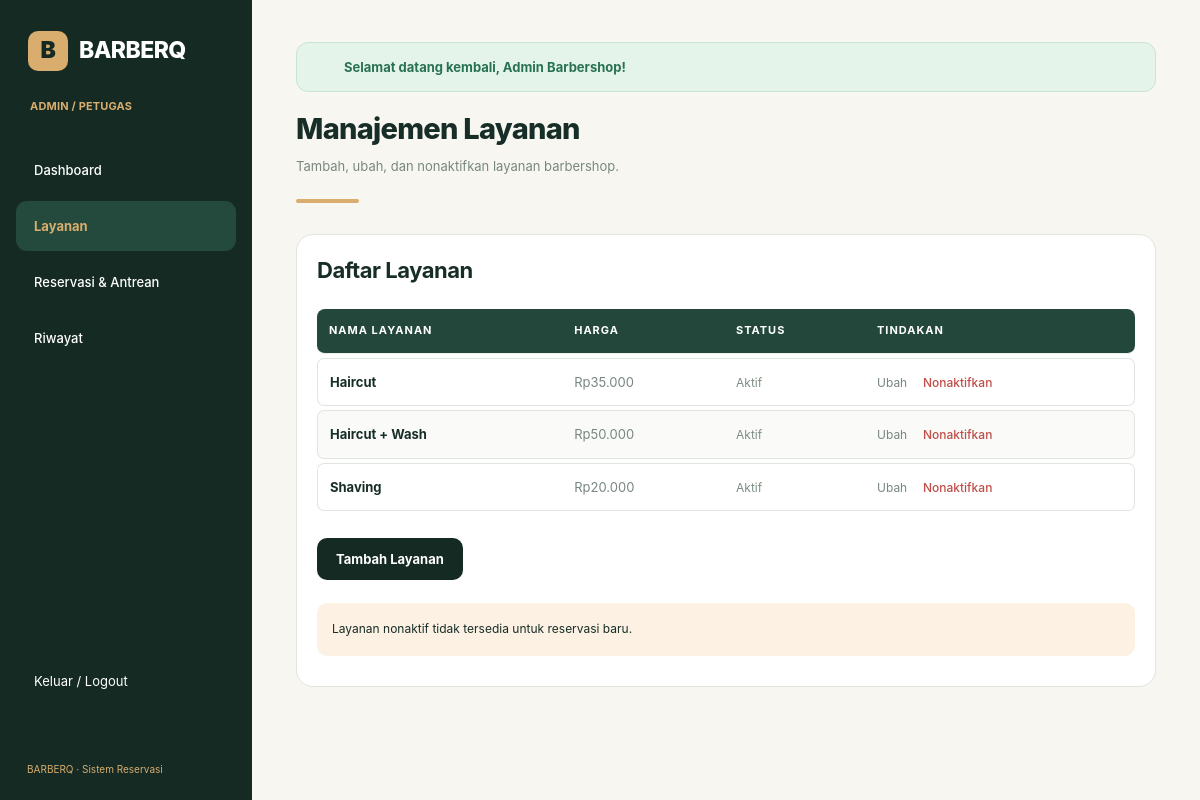
/admin/layanan.php (signed in), run on the app's committed database.
### tables this page shows
CREATE TABLE services (
  id INT UNSIGNED AUTO_INCREMENT PRIMARY KEY,
  name VARCHAR(120) NOT NULL,
  description TEXT NULL,
  price INT UNSIGNED NOT NULL DEFAULT 0,
  active TINYINT(1) NOT NULL DEFAULT 1,
  created_at TIMESTAMP NOT NULL DEFAULT CURRENT_TIMESTAMP,
  updated_at TIMESTAMP NOT NULL DEFAULT CURRENT_TIMESTAMP ON UPDATE CURRENT_TIMESTAMP
);

### admin/layanan.php (the view, shortened to what this page needs)
<?php
require __DIR__.'/../includes/bootstrap.php';
$pdo=db();
$editing=isset($_GET['edit']);
$adding=isset($_GET['new']);
$edit=null;
$rows=$pdo->query('SELECT * FROM services ORDER BY id ASC')->fetchAll();
render_header('Manajemen Layanan');
page_head('Manajemen Layanan','Tambah, ubah, dan nonaktifkan layanan barbershop.');
?>
<?php if ($editing || $adding): ?>
<section class="figma-data-card figma-form-card" aria-labelledby="form-heading">
  <h2 id="form-heading"><?= $editing?'Ubah Layanan':'Tambah Layanan' ?></h2>
  <form method="post" action="<?= e(app_url('actions/save_service.php')) ?>">
    <?= csrf_field() ?>
    <input type="hidden" name="id" value="<?= (int)($edit['id']??0) ?>">
    <label for="service-name">Nama Layanan</label>
    <input id="service-name" name="name" maxlength="120" required value="<?= e($edit['name']??'') ?>" placeholder="Masukkan nama layanan">
    <label for="service-desc">Deskripsi</label>
    <textarea id="service-desc" name="description" placeholder="Masukkan deskripsi layanan"><?= e($edit['description']??'') ?></textarea>
    <label for="service-price">Harga (Rp)</label>
    <input id="service-price" type="number" name="price" min="0" required value="<?= e(isset($edit['price'])?(string)$edit['price']:'') ?>" placeholder="Masukkan harga">
    <div class="actions figma-form-actions"><button class="btn" type="submit">Simpan Layanan</button><a class="btn secondary" href="<?= e(app_url('admin/layanan.php')) ?>">Batal</a></div>
  </form>
</section>
<?php else: ?>
<section class="figma-data-card figma-service-list" aria-labelledby="service-list-heading">
  <h2 id="service-list-heading">Daftar Layanan</h2>
  <?php if (!$rows): ?>
    <div class="figma-empty">Belum ada layanan. Silakan tambahkan layanan pertama.</div>
  <?php else: ?>
  <div class="figma-table-wrap"><table class="figma-table figma-services-table"><thead><tr><th>Nama Layanan</th><th>Harga</th><th>Status</th><th>Tindakan</th></tr></thead><tbody>
  <?php foreach ($rows as $item): ?>
    <tr>
      <td><strong><?= e($item['name']) ?></strong></td>
      <td><?= e(rupiah($item['price'])) ?></td>
      <td><span class="status-text <?= $item['active']?'status-active':'status-inactive' ?>"><?= $item['active']?'Aktif':'Nonaktif' ?></span></td>
      <td class="figma-table-actions">
        <a href="<?= e(app_url('admin/layanan.php?edit='.(int)$item['id'])) ?>">Ubah</a>
        <form method="post" action="<?= e(app_url('actions/toggle_service.php')) ?>" class="inline">
          <button type="submit" class="figma-action-link <?= $item['active']?'danger-link':'positive-link' ?>" data-confirm="<?= $item['active']?'Nonaktifkan':'Aktifkan' ?> layanan <?= e($item['name']) ?>?"> <?= $item['active']?'Nonaktifkan':'Aktifkan' ?></button>
        </form>
      </td>
    </tr>
  <?php endforeach; ?>
  </tbody></table></div>
  <?php endif; ?>
  <div class="figma-card-actions figma-service-cta"><a class="btn" href="<?= e(app_url('admin/layanan.php?new=1')) ?>">Tambah Layanan</a></div>
  <div class="figma-service-hint">Layanan nonaktif tidak tersedia untuk reservasi baru.</div>
</section>
<?php endif; ?>
<?php render_footer(); ?>

### includes/bootstrap.php (shortened to what this page needs)
<?php
$config = require __DIR__ . '/../config/config.php';
function db(): PDO
{
    static $pdo = null;
    global $config;
    if ($pdo instanceof PDO) {
        return $pdo;
    }
    $d = $config['db'];
    $dsn = "mysql:host={$d['host']};port={$d['port']};dbname={$d['name']};charset={$d['charset']}";
    try {
        $pdo = new PDO($dsn, $d['user'], $d['pass'], [
            PDO::ATTR_ERRMODE => PDO::ERRMODE_EXCEPTION,
            PDO::ATTR_DEFAULT_FETCH_MODE => PDO::FETCH_ASSOC,
            PDO::ATTR_EMULATE_PREPARES => false,
        ]);
    } catch (PDOException $e) {
        http_response_code(500);
        error_log('BARBERQ database error: ' . $e->getMessage());
        exit('<!doctype html><html lang="id"><meta charset="utf-8"><title>Database belum terhubung</title><style>body{font-family:system-ui;background:#f7f3ec;padding:40px;color:#222}.box{max-width:760px;margin:auto;background:#fff;padding:28px;border-radius:18px;border:1px solid #e6dfd5}code{background:#f2eee8;padding:2px 6px;border-radius:6px}pre{white-space:pre-wrap;background:#171717;color:#eee;padding:14px;border-radius:10px}</style><div class="box"><h1>Database belum terhubung</h1><p>Pastikan MySQL pada XAMPP sudah aktif, database <code>barberq</code> sudah dibuat dan file <code>database/barberq.sql</code> sudah di-import.</p><p>Jika memakai hosting online, ubah koneksi di <code>config/config.php</code>.</p><p>Periksa konfigurasi database di server. Jika masalah berlanjut, lihat log PHP.</p></div></html>');
    }
    return $pdo;
}
function e(?string $value): string
{
    return htmlspecialchars((string)$value, ENT_QUOTES, 'UTF-8');
}
function app_url(string $path = ''): string
{
    $script = str_replace('\\', '/', $_SERVER['SCRIPT_NAME'] ?? '');
    $parts = explode('/', trim($script, '/'));
    $known = ['pelanggan','admin','actions'];
    if (count($parts) > 1 && in_array($parts[count($parts)-2], $known, true)) {
        array_pop($parts);
        array_pop($parts);
    } else {
        array_pop($parts);
    }
    $base = '/' . implode('/', $parts);
    $base = rtrim($base, '/');
    return $base . '/' . ltrim($path, '/');
}
function consume_flashes(): array
{
    $items = $_SESSION['flash'] ?? [];
    return $items;
}
function current_user(): ?array
{
    $stmt = db()->prepare('SELECT id, name, email, role FROM users WHERE id = ? LIMIT 1');
    $stmt->execute([$_SESSION['user_id']]);
    return $stmt->fetch() ?: null;
}
function rupiah(int|float|string $value): string
{
    return 'Rp' . number_format((float)$value, 0, ',', '.');
}
function ui_icon(string $name, int $size = 20): string
{
    $icons = [
        'home' => '<path d="m3 10 9-7 9 7v9a2 2 0 0 1-2 2H5a2 2 0 0 1-2-2z"/><path d="M9 21v-7h6v7"/>',
        'calendar' => '<rect x="3" y="5" width="18" height="16" rx="2"/><path d="M16 3v4M8 3v4M3 10h18"/>',
        'clock' => '<circle cx="12" cy="12" r="9"/><path d="M12 7v5l3 2"/>',
        'scissors' => '<circle cx="6" cy="6" r="3"/><circle cx="6" cy="18" r="3"/><path d="m8.1 8.1 12.8 12.8M14 10l7-7M8.1 15.9 11 13"/>',
        'list' => '<path d="M8 6h13M8 12h13M8 18h13"/><circle cx="4" cy="6" r="1"/><circle cx="4" cy="12" r="1"/><circle cx="4" cy="18" r="1"/>',
        'history' => '<path d="M3 12a9 9 0 1 0 3-6.7L3 8"/><path d="M3 3v5h5M12 7v5l4 2"/>',
        'user' => '<circle cx="12" cy="8" r="4"/><path d="M4 21a8 8 0 0 1 16 0"/>',
        'users' => '<path d="M16 20a6 6 0 0 0-12 0M20 20a6 6 0 0 0-3-5.2"/><circle cx="10" cy="8" r="4"/><path d="M17 4a4 4 0 0 1 0 8"/>',
        'arrow' => '<path d="M5 12h14m-6-6 6 6-6 6"/>',
        'arrow-up-right' => '<path d="M7 17 17 7M7 7h10v10"/>',
        'check' => '<path d="m5 12 4 4L19 6"/>',
        'check-circle' => '<circle cx="12" cy="12" r="9"/><path d="m8 12 3 3 5-6"/>',
        'shield' => '<path d="M12 22s8-4 8-11V5l-8-3-8 3v6c0 7 8 11 8 11Z"/><path d="m9 12 2 2 4-4"/>',
        'spark' => '<path d="m12 2 2.5 7.5L22 12l-7.5 2.5L12 22l-2.5-7.5L2 12l7.5-2.5Z"/>',
        'menu' => '<path d="M4 7h16M4 12h16M4 17h16"/>',
        'close' => '<path d="M5 5l14 14M19 5 5 19"/>',
        'log-out' => '<path d="M9 21H5a2 2 0 0 1-2-2V5a2 2 0 0 1 2-2h4M16 17l5-5-5-5M21 12H9"/>',
        'plus' => '<path d="M12 5v14M5 12h14"/>',
        'edit' => '<path d="M12 20h9M16.5 3.5a2.1 2.1 0 0 1 3 3L9 17l-4 1 1-4L16.5 3.5Z"/>',
        'ticket' => '<path d="M3 8V5a2 2 0 0 1 2-2h14a2 2 0 0 1 2 2v3a4 4 0 0 0 0 8v3a2 2 0 0 1-2 2H5a2 2 0 0 1-2-2v-3a4 4 0 0 0 0-8Z"/><path d="M13 3v2m0 3v2m0 4v2m0 3v2"/>',
        'bell' => '<path d="M18 8a6 6 0 0 0-12 0c0 7-3 7-3 9h18c0-2-3-2-3-9ZM10 21h4"/>',
        'chevron-right' => '<path d="m9 18 6-6-6-6"/>',
        'info' => '<circle cx="12" cy="12" r="9"/><path d="M12 11v5M12 8h.01"/>',
        'search' => '<circle cx="11" cy="11" r="7"/><path d="m20 20-4-4"/>',
        'refresh' => '<path d="M20 11a8 8 0 0 0-14-5L3 9M3 3v6h6M4 13a8 8 0 0 0 14 5l3-3M21 21v-6h-6"/>',
        'key' => '<circle cx="8" cy="15" r="4"/><path d="M11 12 20 3l1 3-3 1 1 3-3 1-2 2"/>',
        'phone' => '<rect x="7" y="2" width="10" height="20" rx="2"/><path d="M11 18h2"/>',
    ];
    $path = $icons[$name] ?? $icons['spark'];
    return '<svg class="icon" width="'.$size.'" height="'.$size.'" viewBox="0 0 24 24" fill="none" stroke="currentColor" stroke-width="1.8" stroke-linecap="round" stroke-linejoin="round" aria-hidden="true">'.$path.'</svg>';
}
function app_sidebar_item(string $label, string $path, bool $active = false): string
{
    return '<a class="sidebar-link'.($active?' is-current':'').'" href="'.e(app_url($path)).'"'.($active?' aria-current="page"':'').'>'.e($label).'</a>';
}
function render_header(string $title): void
{
    $user = current_user();
    $flashes = consume_flashes();
    $script = trim(str_replace('\\','/',$_SERVER['SCRIPT_NAME']??''), '/');
    $public = !$user;
    $css = e(app_url('assets/css/style.css'));
    $figmaCss = e(app_url('assets/css/figma.css'));
    $js = e(app_url('assets/js/app.js'));
    echo '<!doctype html><html lang="id"><head><meta charset="utf-8"><meta name="viewport" content="width=device-width, initial-scale=1, viewport-fit=cover"><meta name="theme-color" content="#142b23"><meta name="description" content="BARBERQ - Sistem Reservasi & Antrean Barbershop"><title>'.e($title).' · BARBERQ</title><link rel="stylesheet" href="'.$css.'"><link rel="stylesheet" href="'.$figmaCss.'"><script defer src="'.$js.'"></script></head>';
    echo '<body class="'.($public?'is-public':'has-session').'">';
    if ($public) {
        echo '<header class="site-header"><div class="nav-wrap"><a class="brand" href="'.e(app_url('index.php')).'" aria-label="BARBERQ - Beranda"><span class="brand-mark">B</span><span class="brand-word"><span class="brand-name">BARBERQ</span><small>BARBERSHOP SYSTEM</small></span></a>';
        echo '<button class="nav-toggle" type="button" aria-controls="site-navigation" aria-expanded="false" aria-label="Buka menu navigasi" data-nav-toggle>'.ui_icon('menu',22).'</button>';
        echo '<nav id="site-navigation" class="site-navigation" aria-label="Navigasi utama">';
        echo nav_item('Beranda', 'index.php', 'home', str_ends_with($script,'index.php'));
        echo nav_item('Layanan', 'services.php', 'scissors', str_ends_with($script,'services.php'));
        echo nav_item('Masuk', 'login.php', 'user', str_ends_with($script,'login.php'));
        echo nav_item('Daftar', 'register.php', 'plus', str_ends_with($script,'register.php'));
        echo '</nav></div></header><main id="main-content" class="container public-container">';
    } else {
        $isAdmin = $user['role']==='admin';
        $items = $isAdmin
            ? [
                ['Dashboard','admin/dashboard.php',str_ends_with($script,'admin/dashboard.php')],
                ['Layanan','admin/layanan.php',str_ends_with($script,'admin/layanan.php')],
                ['Reservasi & Antrean','admin/reservasi.php',str_ends_with($script,'admin/reservasi.php')],
                ['Riwayat','admin/riwayat.php',str_ends_with($script,'admin/riwayat.php')],
              ]
            : [
                ['Dashboard','pelanggan/dashboard.php',str_ends_with($script,'pelanggan/dashboard.php')],
                ['Buat Reservasi','pelanggan/reservasi.php',str_ends_with($script,'pelanggan/reservasi.php')],
                ['Reservasi Aktif','pelanggan/reservasi_aktif.php',str_ends_with($script,'pelanggan/reservasi_aktif.php')],
                ['Antrean','pelanggan/antrean.php',str_ends_with($script,'pelanggan/antrean.php')],
                ['Riwayat','pelanggan/riwayat.php',str_ends_with($script,'pelanggan/riwayat.php')],
              ];
        echo '<div class="app-shell"><aside class="app-sidebar" id="site-navigation" aria-label="Navigasi '.($isAdmin?'admin':'pelanggan').'">';
        echo '<a class="sidebar-brand" href="'.e(app_url($isAdmin?'admin/dashboard.php':'pelanggan/dashboard.php')).'"><span class="sidebar-mark">B</span><span>BARBERQ</span></a>';
        echo '<div class="sidebar-role">'.($isAdmin?'ADMIN / PETUGAS':'PELANGGAN').'</div>';
        echo '<nav class="sidebar-nav" aria-label="Menu utama">';
        foreach ($items as [$label,$path,$active]) echo app_sidebar_item($label,$path,$active);
        echo '</nav><a class="sidebar-logout" href="'.e(app_url('logout.php')).'">Keluar / Logout</a>';
        echo '<div class="sidebar-foot">BARBERQ · Sistem Reservasi</div></aside>';
        echo '<div class="app-workspace"><header class="app-mobile-header"><span class="sidebar-mark">B</span><strong>BARBERQ</strong><button type="button" class="nav-toggle" data-nav-toggle aria-label="Buka menu navigasi" aria-controls="site-navigation" aria-expanded="false">'.ui_icon('menu',23).'</button></header>';
        echo '<main id="main-content" class="container app-container">';
    }
    foreach ($flashes as $f) {
        echo '<div class="flash '.e($f['type']).'" role="status">'.ui_icon($f['type']==='success'?'check-circle':'info',19).'<span>'.e($f['message']).'</span></div>';
    }
}
function render_footer(): void
{
    $session = $GLOBALS['barberq_has_sidebar'] ?? false;
    if ($session) {
        echo '</main></div></div></body></html>';
        return;
    }
}
function page_head(string $title, string $subtitle = '', string $action = ''): void
{
    echo '<div class="page-head"><div class="page-title-wrap"><h1>'.e($title).'</h1>';
    if ($subtitle !== '') echo '<p>'.e($subtitle).'</p>';
    echo '<span class="page-accent" aria-hidden="true"></span></div>'.($action?'<div class="page-head-action">'.$action.'</div>':'').'</div>';
}

### assets/css/style.css (style rules this page uses)
:root { --bg:#f5f5f0;--paper:#fff;--paper2:#fbfbf8;--forest:#152823;--forest2:#23443a;--ink:#1d2925;--muted:#738078;--line:#e4e8e2;--gold:#d9ad70;--gold-light:#fbf1e2;--green:#2b7059;--ok:#287152;--ok-bg:#e4f4ea;--warn:#946019;--warn-bg:#fbf1dc;--danger:#b64c48;--danger-bg:#fff0ee;--shadow:0 14px 44px rgba(27,44,35,.055);--soft-shadow:0 4px 16px rgba(27,44,35,.035);--radius:20px }
*,*::before,*::after { box-sizing:border-box }
html { scroll-behavior:smooth;-webkit-text-size-adjust:100% }
body { margin:0;background:var(--bg);color:var(--ink);font-family:ui-sans-serif,system-ui,-apple-system,"Segoe UI",Arial,sans-serif;font-size:15px;line-height:1.58;min-width:320px }
button,input,select,textarea { font:inherit }
button { cursor:pointer }
a { color:inherit;text-underline-offset:3px }
.icon { vertical-align:middle;flex:none }
strong { font-weight:740 }
h1,h2,h3,p { overflow-wrap:break-word }
h1,h2,h3 { line-height:1.2;letter-spacing:-.03em }
h1 { font-size:clamp(2rem,3.6vw,3.25rem) }
h2 { font-size:clamp(1.35rem,2.3vw,1.85rem) }
.container { max-width:1210px;margin:auto;padding:40px 30px 78px;min-height:calc(100vh - 174px) }
.page-head { display:flex;justify-content:space-between;align-items:end;gap:20px;margin:4px 0 28px }
.page-head h1 { margin:9px 0 9px;font-weight:850 }
.page-head p { margin:0;color:var(--muted);max-width:700px }
.btn { border:1px solid transparent;background:var(--forest);color:#fff;display:inline-flex;align-items:center;justify-content:center;gap:9px;padding:13px 19px;border-radius:11px;text-decoration:none;font-weight:765;font-size:13px;line-height:1.35;min-height:46px;max-width:100%;box-shadow:0 6px 17px rgba(21,40,35,.1);transition:transform .18s,background .18s,box-shadow .18s }
form.inline { display:inline }
.flash { display:flex;align-items:center;gap:11px;background:var(--warn-bg);color:var(--warn);border:1px solid #ebd9b7;padding:14px 17px;border-radius:12px;margin-bottom:20px;font-weight:690;font-size:13px }
.flash.success { color:var(--ok);background:var(--ok-bg);border-color:#c9e4d2 }
th,td { padding:16px 17px;border-bottom:1px solid #edf0eb;text-align:left;vertical-align:middle;font-size:13px }
th { background:#f8faf7;font-size:10px;text-transform:uppercase;letter-spacing:.09em;color:#849187;font-weight:830;white-space:nowrap }
td strong { font-size:13px }
tr:last-child td { border-bottom:0 }

### data on the page
services: name "Haircut", price "Rp35.000", active "Aktif"
services: name "Haircut + Wash", price "Rp50.000", active "Aktif"
services: name "Shaving", price "Rp20.000", active "Aktif"

### other printed values
$label "Dashboard"
$label "Layanan"
$label "Reservasi & Antrean"
$label "Riwayat"
$f['message'] "Selamat datang kembali, Admin Barbershop!"
$title "Manajemen Layanan"
$subtitle "Tambah, ubah, dan nonaktifkan layanan barbershop."
